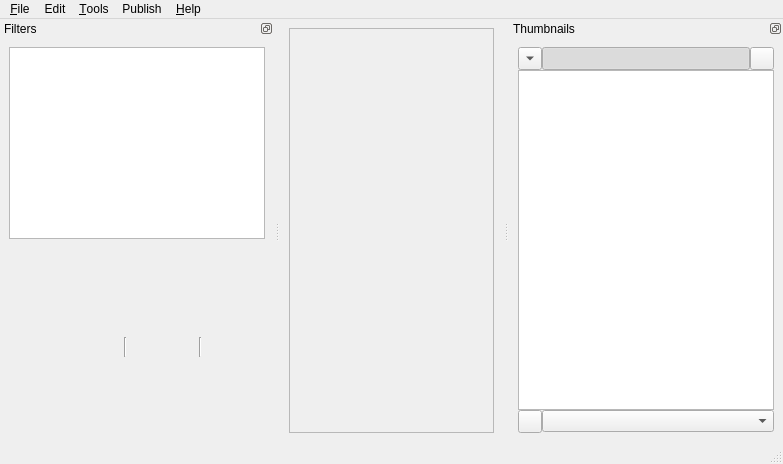
<?xml version="1.0" encoding="UTF-8"?>
<ui version="4.0">
 <class>MainWindow</class>
 <widget class="QMainWindow" name="MainWindow">
  <property name="geometry">
   <rect>
    <x>0</x>
    <y>0</y>
    <width>783</width>
    <height>464</height>
   </rect>
  </property>
  <property name="sizePolicy">
   <sizepolicy hsizetype="Preferred" vsizetype="Preferred">
    <horstretch>0</horstretch>
    <verstretch>0</verstretch>
   </sizepolicy>
  </property>
  <property name="windowTitle">
   <string>MainWindow</string>
  </property>
  <property name="styleSheet">
   <string notr="true"/>
  </property>
  <widget class="QWidget" name="centralwidget">
   <property name="sizePolicy">
    <sizepolicy hsizetype="Preferred" vsizetype="Preferred">
     <horstretch>0</horstretch>
     <verstretch>0</verstretch>
    </sizepolicy>
   </property>
   <property name="cursor">
    <cursorShape>ArrowCursor</cursorShape>
   </property>
   <layout class="QHBoxLayout" name="horizontalLayout">
    <item>
     <widget class="QFrame" name="imageViewFrame">
      <property name="sizePolicy">
       <sizepolicy hsizetype="Expanding" vsizetype="Expanding">
        <horstretch>1</horstretch>
        <verstretch>1</verstretch>
       </sizepolicy>
      </property>
      <property name="frameShape">
       <enum>QFrame::StyledPanel</enum>
      </property>
      <property name="frameShadow">
       <enum>QFrame::Sunken</enum>
      </property>
     </widget>
    </item>
   </layout>
  </widget>
  <widget class="QMenuBar" name="menubar">
   <property name="geometry">
    <rect>
     <x>0</x>
     <y>0</y>
     <width>783</width>
     <height>22</height>
    </rect>
   </property>
   <widget class="QMenu" name="menuDebug">
    <property name="title">
     <string>&amp;Tools</string>
    </property>
    <addaction name="actionFixDpi"/>
    <addaction name="actionRelinking"/>
    <addaction name="actionExport"/>
    <addaction name="separator"/>
    <addaction name="actionSettings"/>
   </widget>
   <widget class="QMenu" name="menuFile">
    <property name="title">
     <string>&amp;File</string>
    </property>
    <addaction name="actionNewProject"/>
    <addaction name="actionOpenProject"/>
    <addaction name="separator"/>
    <addaction name="actionSaveProject"/>
    <addaction name="actionSaveProjectAs"/>
    <addaction name="separator"/>
    <addaction name="actionCloseProject"/>
    <addaction name="separator"/>
    <addaction name="actionQuit"/>
   </widget>
   <widget class="QMenu" name="menuHelp">
    <property name="title">
     <string>&amp;Help</string>
    </property>
    <addaction name="actionAbout_Qt"/>
    <addaction name="actionAbout"/>
   </widget>
   <widget class="QMenu" name="menuEdit">
    <property name="title">
     <string>Edit</string>
    </property>
    <addaction name="actionGoToPage"/>
    <addaction name="actionSelectPages"/>
   </widget>
   <widget class="QMenu" name="menuPublish">
    <property name="title">
     <string>Publish</string>
    </property>
    <addaction name="actionManageSharedDictionaries"/>
    <addaction name="actionSetMetadata"/>
    <addaction name="separator"/>
    <addaction name="actionAssembleDocument"/>
   </widget>
   <addaction name="menuFile"/>
   <addaction name="menuEdit"/>
   <addaction name="menuDebug"/>
   <addaction name="menuPublish"/>
   <addaction name="menuHelp"/>
  </widget>
  <widget class="QStatusBar" name="appStatusBar"/>
  <widget class="QDockWidget" name="dockWidgetThumbnails">
   <property name="features">
    <set>QDockWidget::DockWidgetFloatable|QDockWidget::DockWidgetMovable</set>
   </property>
   <property name="allowedAreas">
    <set>Qt::LeftDockWidgetArea|Qt::RightDockWidgetArea</set>
   </property>
   <property name="windowTitle">
    <string>Thumbnails</string>
   </property>
   <attribute name="dockWidgetArea">
    <number>2</number>
   </attribute>
   <widget class="QWidget" name="dockWidgetContents_2">
    <layout class="QVBoxLayout" name="verticalLayout_2">
     <item>
      <layout class="QVBoxLayout" name="verticalLayout">
       <property name="spacing">
        <number>0</number>
       </property>
       <item>
        <layout class="QHBoxLayout" name="horizontalLayout_3">
         <item>
          <widget class="QToolButton" name="inverseOrderButton">
           <property name="statusTip">
            <string>Inverse page order</string>
           </property>
           <property name="text">
            <string notr="true"/>
           </property>
           <property name="checkable">
            <bool>true</bool>
           </property>
           <property name="toolButtonStyle">
            <enum>Qt::ToolButtonIconOnly</enum>
           </property>
           <property name="arrowType">
            <enum>Qt::DownArrow</enum>
           </property>
          </widget>
         </item>
         <item>
          <widget class="QToolButton" name="focusButton">
           <property name="sizePolicy">
            <sizepolicy hsizetype="Minimum" vsizetype="Fixed">
             <horstretch>0</horstretch>
             <verstretch>0</verstretch>
            </sizepolicy>
           </property>
           <property name="statusTip">
            <string>Keep current page in view.</string>
           </property>
           <property name="text">
            <string/>
           </property>
           <property name="icon">
            <iconset resource="../resources/resources.qrc">
             <normaloff>:/icons/keep-in-view.png</normaloff>:/icons/keep-in-view.png</iconset>
           </property>
           <property name="checkable">
            <bool>true</bool>
           </property>
           <property name="checked">
            <bool>true</bool>
           </property>
          </widget>
         </item>
         <item>
          <widget class="QToolButton" name="multiselectButton">
           <property name="toolTip">
            <string>Keep selection key pressed</string>
           </property>
           <property name="statusTip">
            <string>Simulate press of the modifier key for fast page selection (Ctrl+CapsLock)</string>
           </property>
           <property name="text">
            <string notr="true"/>
           </property>
           <property name="icon">
            <iconset resource="../resources/resources.qrc">
             <normaloff>:/icons/multi_choice.png</normaloff>:/icons/multi_choice.png</iconset>
           </property>
           <property name="shortcut">
            <string>Ctrl+CapsLock</string>
           </property>
           <property name="checkable">
            <bool>true</bool>
           </property>
          </widget>
         </item>
        </layout>
       </item>
       <item>
        <widget class="QGraphicsView" name="thumbView">
         <property name="sizePolicy">
          <sizepolicy hsizetype="Expanding" vsizetype="Expanding">
           <horstretch>1</horstretch>
           <verstretch>1</verstretch>
          </sizepolicy>
         </property>
         <property name="minimumSize">
          <size>
           <width>150</width>
           <height>0</height>
          </size>
         </property>
         <property name="maximumSize">
          <size>
           <width>16777215</width>
           <height>16777215</height>
          </size>
         </property>
         <property name="alignment">
          <set>Qt::AlignHCenter|Qt::AlignTop</set>
         </property>
        </widget>
       </item>
       <item>
        <widget class="QWidget" name="sortOptionsWgt" native="true">
         <layout class="QHBoxLayout" name="horizontalLayout_4">
          <property name="spacing">
           <number>0</number>
          </property>
          <property name="leftMargin">
           <number>0</number>
          </property>
          <property name="topMargin">
           <number>0</number>
          </property>
          <property name="rightMargin">
           <number>0</number>
          </property>
          <property name="bottomMargin">
           <number>0</number>
          </property>
          <item>
           <widget class="QToolButton" name="resetSortingBtn">
            <property name="statusTip">
             <string>Reset sorting to default</string>
            </property>
            <property name="icon">
             <iconset resource="../resources/resources.qrc">
              <normaloff>:/icons/gimp-reset.png</normaloff>:/icons/gimp-reset.png</iconset>
            </property>
           </widget>
          </item>
          <item>
           <widget class="QComboBox" name="sortOptions">
            <property name="sizeAdjustPolicy">
             <enum>QComboBox::AdjustToMinimumContentsLength</enum>
            </property>
           </widget>
          </item>
         </layout>
        </widget>
       </item>
      </layout>
     </item>
    </layout>
   </widget>
  </widget>
  <widget class="QDockWidget" name="dockWidget_4">
   <property name="minimumSize">
    <size>
     <width>250</width>
     <height>199</height>
    </size>
   </property>
   <property name="features">
    <set>QDockWidget::DockWidgetFloatable|QDockWidget::DockWidgetMovable</set>
   </property>
   <property name="allowedAreas">
    <set>Qt::LeftDockWidgetArea|Qt::RightDockWidgetArea</set>
   </property>
   <property name="windowTitle">
    <string>Filters</string>
   </property>
   <attribute name="dockWidgetArea">
    <number>1</number>
   </attribute>
   <widget class="QWidget" name="dockWidgetContents_5">
    <layout class="QVBoxLayout" name="verticalLayout_3">
     <item>
      <widget class="StageListView" name="filterList">
       <property name="minimumSize">
        <size>
         <width>0</width>
         <height>0</height>
        </size>
       </property>
       <property name="maximumSize">
        <size>
         <width>16777215</width>
         <height>16777215</height>
        </size>
       </property>
       <property name="autoScroll">
        <bool>false</bool>
       </property>
       <property name="editTriggers">
        <set>QAbstractItemView::NoEditTriggers</set>
       </property>
       <property name="tabKeyNavigation">
        <bool>false</bool>
       </property>
       <property name="showDropIndicator" stdset="0">
        <bool>false</bool>
       </property>
       <property name="alternatingRowColors">
        <bool>true</bool>
       </property>
       <property name="selectionMode">
        <enum>QAbstractItemView::SingleSelection</enum>
       </property>
       <property name="selectionBehavior">
        <enum>QAbstractItemView::SelectRows</enum>
       </property>
       <property name="textElideMode">
        <enum>Qt::ElideNone</enum>
       </property>
       <property name="showGrid">
        <bool>false</bool>
       </property>
       <property name="wordWrap">
        <bool>false</bool>
       </property>
       <property name="cornerButtonEnabled">
        <bool>false</bool>
       </property>
      </widget>
     </item>
     <item>
      <widget class="QScrollArea" name="scrollArea">
       <property name="frameShape">
        <enum>QFrame::NoFrame</enum>
       </property>
       <property name="verticalScrollBarPolicy">
        <enum>Qt::ScrollBarAlwaysOff</enum>
       </property>
       <property name="horizontalScrollBarPolicy">
        <enum>Qt::ScrollBarAlwaysOff</enum>
       </property>
       <property name="sizeAdjustPolicy">
        <enum>QAbstractScrollArea::AdjustIgnored</enum>
       </property>
       <property name="widgetResizable">
        <bool>true</bool>
       </property>
       <widget class="QWidget" name="scrollAreaWidgetContents_2">
        <property name="geometry">
         <rect>
          <x>0</x>
          <y>0</y>
          <width>256</width>
          <height>185</height>
         </rect>
        </property>
        <property name="sizePolicy">
         <sizepolicy hsizetype="Expanding" vsizetype="Preferred">
          <horstretch>0</horstretch>
          <verstretch>0</verstretch>
         </sizepolicy>
        </property>
        <layout class="QVBoxLayout" name="verticalLayout_4">
         <property name="spacing">
          <number>0</number>
         </property>
         <property name="sizeConstraint">
          <enum>QLayout::SetMaximumSize</enum>
         </property>
         <property name="leftMargin">
          <number>0</number>
         </property>
         <property name="topMargin">
          <number>0</number>
         </property>
         <property name="rightMargin">
          <number>0</number>
         </property>
         <property name="bottomMargin">
          <number>0</number>
         </property>
         <item>
          <widget class="NonOwningWidget" name="filterOptions" native="true">
           <property name="sizePolicy">
            <sizepolicy hsizetype="Expanding" vsizetype="Preferred">
             <horstretch>0</horstretch>
             <verstretch>0</verstretch>
            </sizepolicy>
           </property>
           <widget class="QWidget" name="statusBarPanel" native="true">
            <property name="geometry">
             <rect>
              <x>9</x>
              <y>92</y>
              <width>231</width>
              <height>20</height>
             </rect>
            </property>
            <layout class="QHBoxLayout" name="horizontalLayout_2">
             <property name="leftMargin">
              <number>0</number>
             </property>
             <property name="topMargin">
              <number>0</number>
             </property>
             <property name="rightMargin">
              <number>0</number>
             </property>
             <property name="bottomMargin">
              <number>0</number>
             </property>
             <item alignment="Qt::AlignRight">
              <widget class="QLabel" name="statusLabelMousePos">
               <property name="minimumSize">
                <size>
                 <width>100</width>
                 <height>0</height>
                </size>
               </property>
               <property name="toolTip">
                <string>Mouse position</string>
               </property>
               <property name="statusTip">
                <string>Mouse position relative to page</string>
               </property>
               <property name="alignment">
                <set>Qt::AlignRight|Qt::AlignTrailing|Qt::AlignVCenter</set>
               </property>
              </widget>
             </item>
             <item>
              <widget class="Line" name="line_2">
               <property name="orientation">
                <enum>Qt::Vertical</enum>
               </property>
              </widget>
             </item>
             <item>
              <widget class="QLabel" name="statusLabelFileSize">
               <property name="text">
                <string/>
               </property>
              </widget>
             </item>
             <item>
              <widget class="QLabel" name="statusLabelPhysSize">
               <property name="minimumSize">
                <size>
                 <width>31</width>
                 <height>0</height>
                </size>
               </property>
               <property name="toolTip">
                <string>Physical size</string>
               </property>
               <property name="statusTip">
                <string>Physical size of image. (Click to change units of measurement)</string>
               </property>
               <property name="alignment">
                <set>Qt::AlignCenter</set>
               </property>
               <property name="textInteractionFlags">
                <set>Qt::LinksAccessibleByMouse|Qt::TextSelectableByMouse</set>
               </property>
              </widget>
             </item>
             <item>
              <widget class="Line" name="line">
               <property name="orientation">
                <enum>Qt::Vertical</enum>
               </property>
              </widget>
             </item>
             <item>
              <widget class="QLabel" name="statusLabelPageNo">
               <property name="minimumSize">
                <size>
                 <width>31</width>
                 <height>0</height>
                </size>
               </property>
               <property name="toolTip">
                <string>Page number</string>
               </property>
               <property name="statusTip">
                <string>Position of the selected page in current order</string>
               </property>
               <property name="alignment">
                <set>Qt::AlignCenter</set>
               </property>
               <property name="textInteractionFlags">
                <set>Qt::LinksAccessibleByMouse</set>
               </property>
              </widget>
             </item>
             <item>
              <spacer name="horizontalSpacer_2">
               <property name="orientation">
                <enum>Qt::Horizontal</enum>
               </property>
               <property name="sizeType">
                <enum>QSizePolicy::Fixed</enum>
               </property>
               <property name="sizeHint" stdset="0">
                <size>
                 <width>10</width>
                 <height>20</height>
                </size>
               </property>
              </spacer>
             </item>
            </layout>
           </widget>
          </widget>
         </item>
        </layout>
       </widget>
      </widget>
     </item>
    </layout>
   </widget>
  </widget>
  <action name="actionSaveProject">
   <property name="text">
    <string>&amp;Save Project</string>
   </property>
   <property name="shortcut">
    <string>Ctrl+S</string>
   </property>
  </action>
  <action name="actionSaveProjectAs">
   <property name="text">
    <string>Save Project &amp;As...</string>
   </property>
   <property name="shortcut">
    <string>Ctrl+Shift+S</string>
   </property>
  </action>
  <action name="actionNextPage">
   <property name="text">
    <string notr="true">Next Page</string>
   </property>
   <property name="iconText">
    <string notr="true">Next Page</string>
   </property>
   <property name="toolTip">
    <string notr="true">Next Page</string>
   </property>
   <property name="shortcut">
    <string notr="true">PgDown</string>
   </property>
   <property name="autoRepeat">
    <bool>false</bool>
   </property>
  </action>
  <action name="actionPrevPage">
   <property name="text">
    <string notr="true">Previous Page</string>
   </property>
   <property name="iconText">
    <string notr="true">Previous Page</string>
   </property>
   <property name="toolTip">
    <string notr="true">Previous Page</string>
   </property>
   <property name="shortcut">
    <string notr="true">PgUp</string>
   </property>
   <property name="autoRepeat">
    <bool>false</bool>
   </property>
  </action>
  <action name="actionNewProject">
   <property name="text">
    <string>&amp;New Project...</string>
   </property>
   <property name="shortcut">
    <string>Ctrl+N</string>
   </property>
  </action>
  <action name="actionOpenProject">
   <property name="text">
    <string>&amp;Open Project...</string>
   </property>
   <property name="shortcut">
    <string>Ctrl+O</string>
   </property>
  </action>
  <action name="actionPrevPageQ">
   <property name="text">
    <string notr="true">Previous Page</string>
   </property>
   <property name="iconText">
    <string notr="true">Previous Page</string>
   </property>
   <property name="toolTip">
    <string notr="true">Previous Page</string>
   </property>
   <property name="shortcut">
    <string notr="true">Q</string>
   </property>
   <property name="autoRepeat">
    <bool>false</bool>
   </property>
  </action>
  <action name="actionNextPageW">
   <property name="text">
    <string notr="true">Next Page</string>
   </property>
   <property name="iconText">
    <string notr="true">Next Page</string>
   </property>
   <property name="toolTip">
    <string notr="true">Next Page</string>
   </property>
   <property name="shortcut">
    <string notr="true">W</string>
   </property>
   <property name="autoRepeat">
    <bool>false</bool>
   </property>
  </action>
  <action name="actionCloseProject">
   <property name="text">
    <string>&amp;Close Project</string>
   </property>
   <property name="shortcut">
    <string>Ctrl+W</string>
   </property>
  </action>
  <action name="actionQuit">
   <property name="text">
    <string>&amp;Quit</string>
   </property>
   <property name="shortcut">
    <string>Ctrl+Q</string>
   </property>
  </action>
  <action name="actionSettings">
   <property name="text">
    <string>&amp;Settings...</string>
   </property>
   <property name="shortcut">
    <string notr="true"/>
   </property>
  </action>
  <action name="actionFirstPage">
   <property name="text">
    <string notr="true">First Page</string>
   </property>
   <property name="iconText">
    <string notr="true">First Page</string>
   </property>
   <property name="toolTip">
    <string notr="true">First Page</string>
   </property>
   <property name="shortcut">
    <string notr="true">Home</string>
   </property>
  </action>
  <action name="actionLastPage">
   <property name="text">
    <string notr="true">Last Page</string>
   </property>
   <property name="iconText">
    <string notr="true">Last Page</string>
   </property>
   <property name="toolTip">
    <string notr="true">Last Page</string>
   </property>
   <property name="shortcut">
    <string notr="true">End</string>
   </property>
  </action>
  <action name="actionAbout">
   <property name="text">
    <string>&amp;About</string>
   </property>
  </action>
  <action name="actionFixDpi">
   <property name="text">
    <string>Fix &amp;DPI...</string>
   </property>
  </action>
  <action name="actionRelinking">
   <property name="text">
    <string>&amp;Relinking...</string>
   </property>
  </action>
  <action name="actionSwitchFilter1">
   <property name="text">
    <string notr="true">Switch filter to orientation</string>
   </property>
   <property name="iconText">
    <string notr="true">Switch filter to orientation</string>
   </property>
   <property name="toolTip">
    <string notr="true">Switch filter to orientation</string>
   </property>
   <property name="shortcut">
    <string notr="true">Ctrl+1</string>
   </property>
  </action>
  <action name="actionSwitchFilter2">
   <property name="text">
    <string notr="true">Switch filter to orientation</string>
   </property>
   <property name="iconText">
    <string notr="true">Switch filter to orientation</string>
   </property>
   <property name="toolTip">
    <string notr="true">Switch filter to split pages</string>
   </property>
   <property name="shortcut">
    <string notr="true">Ctrl+2</string>
   </property>
  </action>
  <action name="actionSwitchFilter3">
   <property name="text">
    <string notr="true">Switch filter to orientation</string>
   </property>
   <property name="iconText">
    <string notr="true">Switch filter to orientation</string>
   </property>
   <property name="toolTip">
    <string notr="true">Switch filter to deskew</string>
   </property>
   <property name="shortcut">
    <string notr="true">Ctrl+3</string>
   </property>
  </action>
  <action name="actionSwitchFilter4">
   <property name="text">
    <string notr="true">Switch filter to orientation</string>
   </property>
   <property name="iconText">
    <string notr="true">Switch filter to orientation</string>
   </property>
   <property name="toolTip">
    <string notr="true">Switch filter to select content</string>
   </property>
   <property name="shortcut">
    <string notr="true">Ctrl+4</string>
   </property>
  </action>
  <action name="actionSwitchFilter5">
   <property name="text">
    <string notr="true">Switch filter to orientation</string>
   </property>
   <property name="iconText">
    <string notr="true">Switch filter to orientation</string>
   </property>
   <property name="toolTip">
    <string notr="true">Switch filter to margins</string>
   </property>
   <property name="shortcut">
    <string notr="true">Ctrl+5</string>
   </property>
  </action>
  <action name="actionSwitchFilter6">
   <property name="text">
    <string notr="true">Switch filter to orientation</string>
   </property>
   <property name="iconText">
    <string notr="true">Switch filter to orientation</string>
   </property>
   <property name="toolTip">
    <string notr="true">Switch filter to output</string>
   </property>
   <property name="shortcut">
    <string notr="true">Ctrl+6</string>
   </property>
  </action>
  <action name="actionExport">
   <property name="text">
    <string>&amp;Export...</string>
   </property>
  </action>
  <action name="actionAbout_Qt">
   <property name="text">
    <string>About &amp;Qt</string>
   </property>
  </action>
  <action name="actionJumpPageF">
   <property name="text">
    <string notr="true">Jump Forward</string>
   </property>
   <property name="iconText">
    <string notr="true">Jump Forward</string>
   </property>
   <property name="toolTip">
    <string notr="true">Jump Forward</string>
   </property>
   <property name="shortcut">
    <string notr="true">Ctrl+PgDown</string>
   </property>
  </action>
  <action name="actionJumpPageB">
   <property name="text">
    <string notr="true">Jump Backward</string>
   </property>
   <property name="iconText">
    <string notr="true">Jump Backward</string>
   </property>
   <property name="toolTip">
    <string notr="true">Jump Backward</string>
   </property>
   <property name="shortcut">
    <string notr="true">Ctrl+PgUp</string>
   </property>
  </action>
  <action name="actionFirstSelectedPage">
   <property name="text">
    <string notr="true">First Selected Page</string>
   </property>
   <property name="iconText">
    <string notr="true">First Selected Page</string>
   </property>
   <property name="toolTip">
    <string notr="true">First Selected Page</string>
   </property>
   <property name="shortcut">
    <string notr="true">Alt+Home</string>
   </property>
  </action>
  <action name="actionLastSelectedPage">
   <property name="text">
    <string notr="true">Last Selected Page</string>
   </property>
   <property name="iconText">
    <string notr="true">Last Selected Page</string>
   </property>
   <property name="toolTip">
    <string notr="true">Last Selected Page</string>
   </property>
   <property name="shortcut">
    <string notr="true">Alt+End</string>
   </property>
  </action>
  <action name="actionNextSelectedPage">
   <property name="text">
    <string notr="true">Next Selected Page</string>
   </property>
   <property name="iconText">
    <string notr="true">Next Selected Page</string>
   </property>
   <property name="toolTip">
    <string notr="true">Next Selected Page</string>
   </property>
   <property name="shortcut">
    <string notr="true">Alt+PgDown</string>
   </property>
  </action>
  <action name="actionPrevSelectedPage">
   <property name="text">
    <string notr="true">Previous Selected Page</string>
   </property>
   <property name="iconText">
    <string notr="true">Previous Selected Page</string>
   </property>
   <property name="toolTip">
    <string notr="true">Previous Selected Page</string>
   </property>
   <property name="shortcut">
    <string notr="true">Alt+PgUp</string>
   </property>
  </action>
  <action name="actionInsertEmptyPgBefore">
   <property name="icon">
    <iconset resource="../resources/resources.qrc">
     <normaloff>:/icons/insert-before-16.png</normaloff>:/icons/insert-before-16.png</iconset>
   </property>
   <property name="text">
    <string notr="true">Insert before	Ctrl+Shift+B</string>
   </property>
   <property name="toolTip">
    <string>Insert before</string>
   </property>
   <property name="shortcut">
    <string>Ctrl+Shift+B</string>
   </property>
  </action>
  <action name="actionInsertEmptyPgAfter">
   <property name="icon">
    <iconset resource="../resources/resources.qrc">
     <normaloff>:/icons/insert-after-16.png</normaloff>:/icons/insert-after-16.png</iconset>
   </property>
   <property name="text">
    <string notr="true">Insert after	Ctrl+Shift+A</string>
   </property>
   <property name="toolTip">
    <string>Insert after</string>
   </property>
   <property name="shortcut">
    <string>Ctrl+Shift+A</string>
   </property>
  </action>
  <action name="actionCopySourceFileName">
   <property name="icon">
    <iconset theme="copy">
     <normaloff>.</normaloff>.</iconset>
   </property>
   <property name="text">
    <string>Copy source file name(s)</string>
   </property>
   <property name="shortcut">
    <string>Ctrl+C</string>
   </property>
  </action>
  <action name="actionCopyOutputFileName">
   <property name="text">
    <string>Copy output file name(s)</string>
   </property>
  </action>
  <action name="actionCopyPageNumber">
   <property name="text">
    <string>Copy page number(s)</string>
   </property>
  </action>
  <action name="actionGoToPage">
   <property name="text">
    <string>Go to page...</string>
   </property>
  </action>
  <action name="actionSelectPages">
   <property name="text">
    <string>Select pages...</string>
   </property>
  </action>
  <action name="actionSetMetadata">
   <property name="text">
    <string>Set metadata...</string>
   </property>
  </action>
  <action name="actionManageSharedDictionaries">
   <property name="text">
    <string>Manage shared dictionaries...</string>
   </property>
  </action>
  <action name="actionAssembleDocument">
   <property name="text">
    <string>Publish document as...</string>
   </property>
   <property name="toolTip">
    <string>Assemble multipage document and save it to specified file</string>
   </property>
  </action>
 </widget>
 <customwidgets>
  <customwidget>
   <class>StageListView</class>
   <extends>QTableView</extends>
   <header>StageListView.h</header>
  </customwidget>
  <customwidget>
   <class>NonOwningWidget</class>
   <extends>QWidget</extends>
   <header>NonOwningWidget.h</header>
   <container>1</container>
  </customwidget>
 </customwidgets>
 <resources>
  <include location="../resources/resources.qrc"/>
 </resources>
 <connections/>
</ui>
